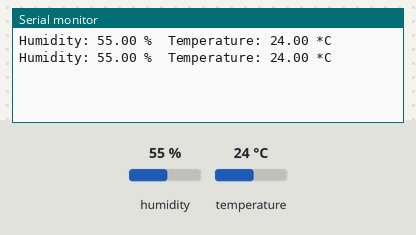
The sketch below on a simulated Arduino Uno, built with avr-gcc and run on an emulated ATmega328P. Parts: the last lines printed to the serial monitor. Inputs (shaded band) come from the test bench; at power-on: humidity 55 %, temperature 24 °C.

Above: at 4.8 s.
4.9 s: humidity set to 22 %
At 7.1 s:
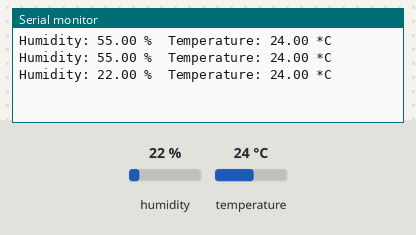
7.9 s: temperature set to 12 °C
At 8.8 s:
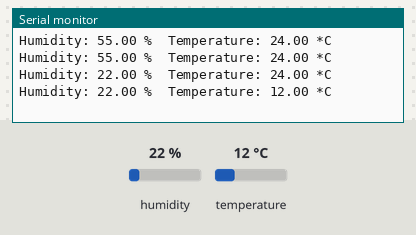
10.9 s: humidity set to 40 %
At 13.5 s:
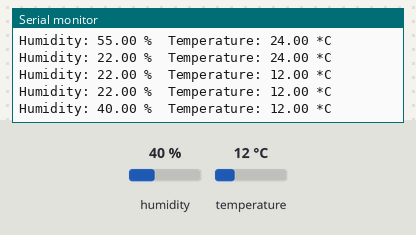
Timing chart, 0 to 15.0 s (numbered marks = the images above; inputs shaded):
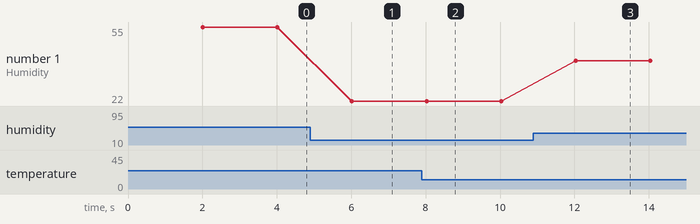

The sketch:

temperature_humidity_sensors.ino
```cpp
// (licence header left out)
#include "DHT.h"


/***********************CONTANTS*******************************************/
#define LOOP_DELAY 2000

/**************************START of Temp Sensor Setup*********************/
#define DHTTYPE DHT22      // DHT22 or AM2302
#define DHTPIN 2           // Digital pin that we have the output of AM2302 connected to.
DHT dht(DHTPIN, DHTTYPE);  //setup
/*************************END of Temp Sensor Setup**********************/


void setup() {
  Serial.begin(9600);
  dht.begin(); //Start the DHT
}

void loop() {
  delay(LOOP_DELAY); //Loop Delay


  // Reading temperature or humidity takes about 250 milliseconds!
  // Sensor readings may also be up to 2 seconds 'old' (its a very slow sensor)
  float h = dht.readHumidity(); //Read humidity as %
  float t = dht.readTemperature(); // Read temperature as Celsius


  // Check if any reads failed and exit early (to try again).
  if (isnan(h) || isnan(t)) {
    Serial.println("Failed to read Temp and humidity from DHT sensor!");
    return;
  }


  Serial.print("Humidity: ");
  Serial.print(h);
  Serial.print(" %\t");
  Serial.print("Temperature: ");
  Serial.print(t);
  Serial.print(" *C \n");
}
```

Measured:
- after the input at 4.9 s, the serial monitor: prints a new line after 1.1 s (image 1)
- after the input at 7.9 s, the serial monitor: prints a new line after 0.12 s (image 2)
- after the input at 10.9 s, the serial monitor: prints a new line after 1.1 s (image 3)
- plotted number 1: 55 → 22 after the input at 4.9 s, 22 → 40 after the input at 10.9 s
